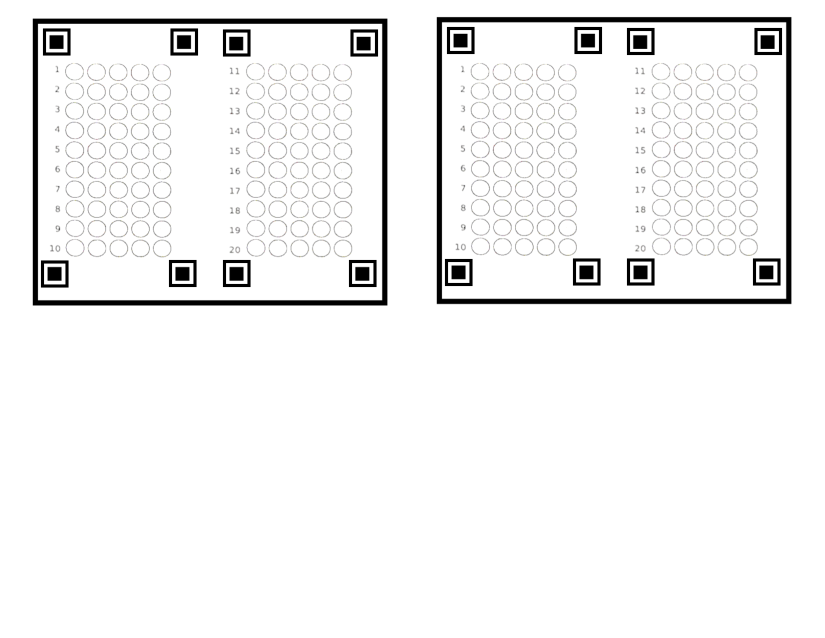
#> input picture paper.png, 1650 x 1275 px, given in place of the camera (shown at 1/2 size)
$ python scouting_input.py   (older library calls are emulated)
#> lines starting #> are read from the running program, lines starting #| are printed output that depends on the picture; after the words box and inside, x2 and y2 are one past the last pixel; in counts of white or black regions, pixels touching at a corner belong together
#> in photoBooth, img is the input picture: shape (1275, 1650, 3); mean B, G, R 243, 243, 243
#> (key Esc is pressed here)
# Author: mostly Alex Schor (see below)
# Last Updated: December 13 2017
# NOTE:	I adapted this code from pyimagesearch's bubble sheet code.

# import the necessary packages
from imutils.perspective import four_point_transform
from imutils import contours
from skimage.filters import threshold_adaptive
from skimage import img_as_ubyte
import numpy as np
import imutils
import cv2

def prepPhoto(image):
	gray = cv2.cvtColor(image, cv2.COLOR_BGR2GRAY)
	blurred = cv2.GaussianBlur(gray, (5, 5), 0)
	edgeMap = cv2.Canny(blurred, 75, 200)
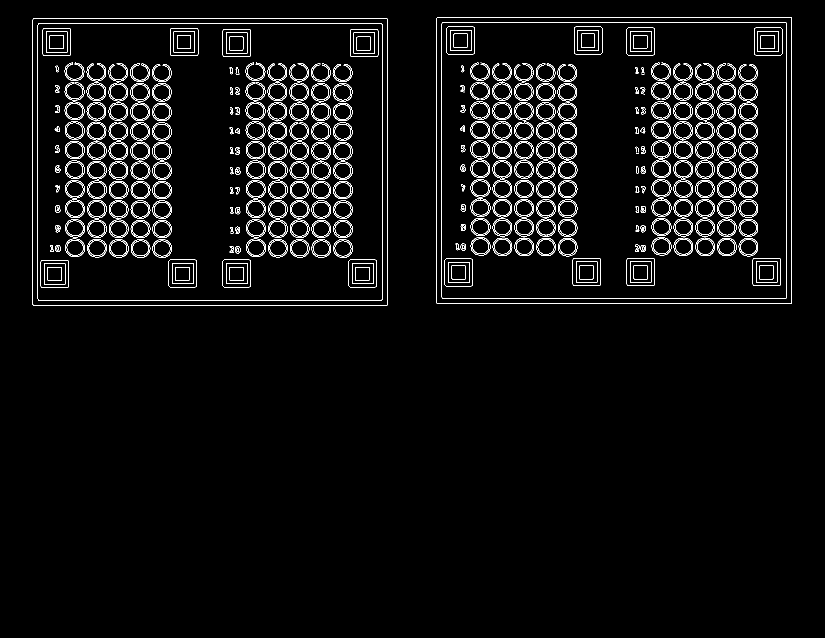
#> edgeMap: shape (1275, 1650) (shown at 1/2 size); 3.4% white in thin lines or dots, all inside (x1, y1, x2, y2) = (65, 34, 1583, 611)
	return (edgeMap, gray)


def getPaper(edgeMap, gray, image):
	# find contours in the edge map, then initialize
	# the contour that corresponds to the document
	cnts = cv2.findContours(edgeMap.copy(), cv2.RETR_EXTERNAL,
		cv2.CHAIN_APPROX_SIMPLE)
#> cnts = 2 contours; box (x1, y1, x2, y2) and area: (65, 37, 775, 611) 406255, (873, 34, 1583, 608) 406255
	cnts = cnts[0] if imutils.is_cv2() else cnts[1]
	targetCnt = None

	if len(cnts) > 0:
		# sort the contours according to their size in
		# descending order
		cnts = sorted(cnts, key=cv2.contourArea, reverse=True)

		# loop over the sorted contours
		for c in cnts:
			# approximate the contour
			peri = cv2.arcLength(c, True)
			approx = cv2.approxPolyDP(c, 0.02 * peri, True)

			# if our approximated contour has four points,
			# then we can assume we have found the paper
			if len(approx) == 4:
				targetCnt = approx
				break
#> this loop made 1 pass
#> (peri, targetCnt) on pass 1: (2562.8, [[66, 37], [66, 610], [774, 610], [774, 37]])

	# apply a four point perspective transform to the
	# paper images to obtain a rectilinear view of the paper
	warped = four_point_transform(gray, targetCnt.reshape(4, 2))
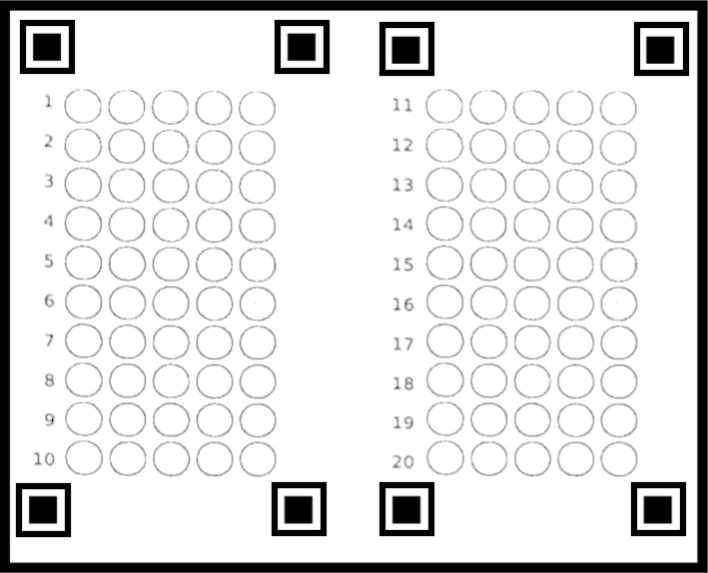
#> warped: shape (573, 708); min 0, max 255, mean 224.4
	paper = four_point_transform(gray, targetCnt.reshape(4, 2))
	# apply scikit adaptive threshold to image.
	# this is better than a threshold if there is varied lighting on the paper
	thresh = img_as_ubyte(threshold_adaptive(warped, 301, offset = 10))
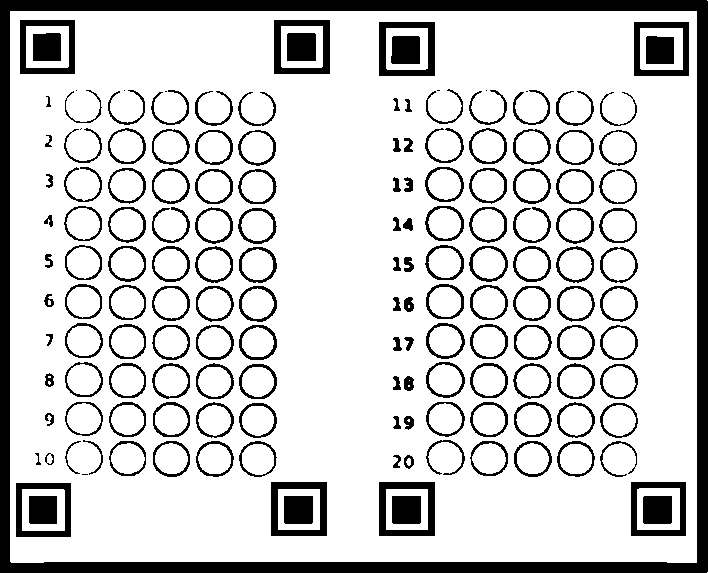
#> thresh: shape (573, 708); 81.9% white; 157 black regions (8 under 20 px)
	return (thresh, paper)

def scanPaper(thresh, columns):
	# find contours in the thresholded image
#> called with columns = 9
	(_, cnts, hierarchy) = cv2.findContours(thresh.copy(), cv2.RETR_TREE, cv2.CHAIN_APPROX_SIMPLE)
#> cnts = 263 contours, 20 with area under 20; largest, box (x1, y1, x2, y2) and area: (10, 11, 697, 563) 377362, (378, 481, 436, 537) 3133, (270, 481, 328, 537) 3133, (378, 21, 436, 77) 3133, (273, 19, 331, 75) 3133

	# the hierarchy gives each contour an ID (its position in cnts) and
	# tells which contours are children of which other contours.

	# we keep this so we can make sure no bubble is
	# counted twice (one would be inside the other)

	# initialize some stuff
	validHierarchy, validCnts = [[]], []
	questionCnts = []

	# this loop checks if the bubbles are filled in
	i = 0
	removedIDs = [-1]
	for c in cnts:
		# compute the bounding box and aspect ratio of the contour
		(x, y, w, h) = cv2.boundingRect(c)
		ar = w / float(h)

		# bubbles must be between 6% and 20% of screen width and height.
		# bubbles cannot be too small, to account for image noise
		# the bubble's bounding box has to be roughly square
		if w > 10 and h > 10 and w <= thresh.shape[1]*0.2 and h <= thresh.shape[0]*0.2 and w >= thresh.shape[1]*0.06 and h >= thresh.shape[0]*0.06 and ar >= 0.75 and ar <= 1.25:
			# if the bubble fits those conditions, the contour is added to the list.
			# the bubble's hierarchy information is added to the hierarchy list
			validCnts.append(c)
			validHierarchy[0].append(hierarchy[0][i])
		else:
			#otherwise the ID is added to the removed list
			removedIDs.append(i)
		i+=1
#> this loop made 263 passes
#> (x, y, w, h, ar) on passes 1 to 3: (707, 572, 1, 1, 1), (10, 11, 687, 552, 1.24), (15, 482, 57, 56, 1.02)
#> after the loop, i = 263; removedIDs = 252 values from -1 to 262; validCnts = 12 contours; largest, box (x1, y1, x2, y2) and area: (378, 481, 436, 537) 3133, (270, 481, 328, 537) 3133, (378, 21, 436, 77) 3133, (273, 19, 331, 75) 3133, (15, 482, 72, 538) 3078
	i=0


	for c in validCnts:
		# if its parent is either -1 (no parent) or one of the contours that we removed, it's okay.
		# otherwise, it's inside another bubble and is invalid.
		if validHierarchy[0][i][3] in removedIDs:
			questionCnts.append(c)
		i+=1
#> this loop made 12 passes
#> after the loop, i = 12; questionCnts = 8 contours; box (x1, y1, x2, y2) and area: (378, 481, 436, 537) 3133, (270, 481, 328, 537) 3133, (378, 21, 436, 77) 3133, (273, 19, 331, 75) 3133, (15, 482, 72, 538) 3078, (630, 481, 687, 537) 3078, (633, 21, 690, 77) 3078, (19, 19, 76, 75) 3078

	# sort the question contours top-to-bottom using imutils
	if len(questionCnts):
		questionCnts = contours.sort_contours(questionCnts, method="top-to-bottom")[0]
#> questionCnts = 8 contours; box (x1, y1, x2, y2) and area: (273, 19, 331, 75) 3133, (378, 21, 436, 77) 3133, (378, 481, 436, 537) 3133, (270, 481, 328, 537) 3133, (19, 19, 76, 75) 3078, (633, 21, 690, 77) 3078, (630, 481, 687, 537) 3078, (15, 482, 72, 538) 3078


	selectedCnts = []
	c = 0
	answers = []
	for (q, i) in enumerate(np.arange(0, len(questionCnts), columns)): # this seperates the contours into rows
		cnts = contours.sort_contours(questionCnts[i:i + columns])[0]
		for (j, cnt) in enumerate(cnts):
			# construct a black image the size of the paper
			mask = np.zeros(thresh.shape, dtype="uint8")
			cv2.drawContours(mask, [cnt], -1, 255, -1)	# fill the contour's shape with white (we're making a mask)
			mask = cv2.bitwise_and(cv2.bitwise_not(thresh), mask) # we invert thresh so darker is bigger numbers
			if cv2.contourArea(cnt) > 0 and (cv2.countNonZero(mask)/cv2.contourArea(cnt) >= 0.75): # 75% seems like a good threshold
				selectedCnts.append(cnt)
				answers.append((c // columns, c % columns)) # <= math to get the coordinates

			c+=1
#> this loop made 1 pass
#> (q, i) on pass 1: (0, 0)
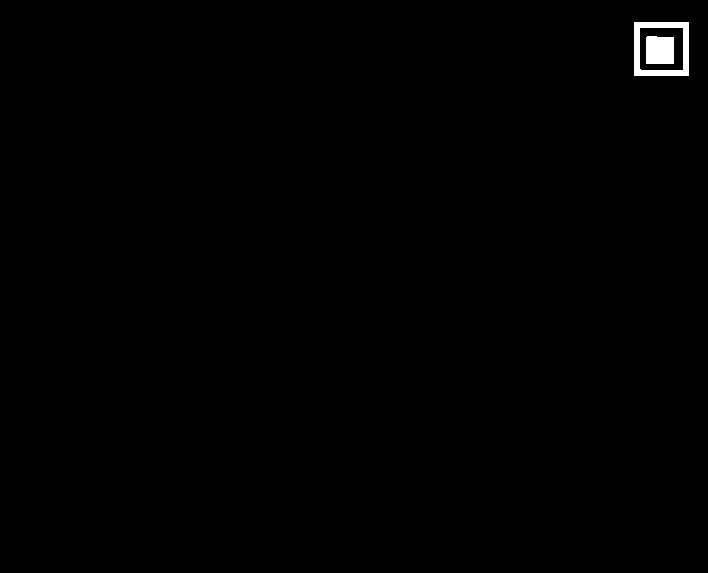
#> mask: shape (573, 708); 0.48% white; 2 white regions, box (x1, y1, x2, y2) and area: (634, 22, 689, 76) 1165, (646, 36, 674, 64) 766
#> after the loop, answers = []; c = 8; selectedCnts = []
	return (answers, questionCnts, selectedCnts)

correct_answers = [(0, 1), (0, 3), (0, 4), (0, 7), (1, 6), (2, 4), (2, 5), (3, 2), (4, 4), (5, 2), (5, 7), (6, 0), (7, 5), (7, 8)]

# if live is true it goes constantly, otherwise it goes when you press a key.
# the key defaults to spacebar (key code 32)

def processImage(image, display=True, title="Answers Found", bubbles=0):
	prepped = prepPhoto(image)
	paper = getPaper(*prepped, image)
	thresh = paper[0]
	paper = cv2.cvtColor(paper[1], cv2.COLOR_GRAY2BGR)
	scan = scanPaper(thresh, 9)
	if bubbles == 0 or len(scan[1]) == bubbles:
		if (display):
			cv2.drawContours(paper, scan[1], -1, (255,0,0), -1)
			cv2.drawContours(paper, scan[2], -1, (0,255,0), -1)
			cv2.imshow(title, paper)
		return scan[0]

def photoBooth(live=False, key=32):
	cap = cv2.VideoCapture(0)
	while True:
		_, img = cap.read()
		# img = img[0:img.shape[0],img.shape[1]//2:img.shape[1]]
		keypress = cv2.waitKey(10)
		if (keypress == key) or live:
			processImage(img, bubbles=72)
		cv2.imshow("Webcam", img)


if __name__ == "__main__":
	photoBooth(live=True)
